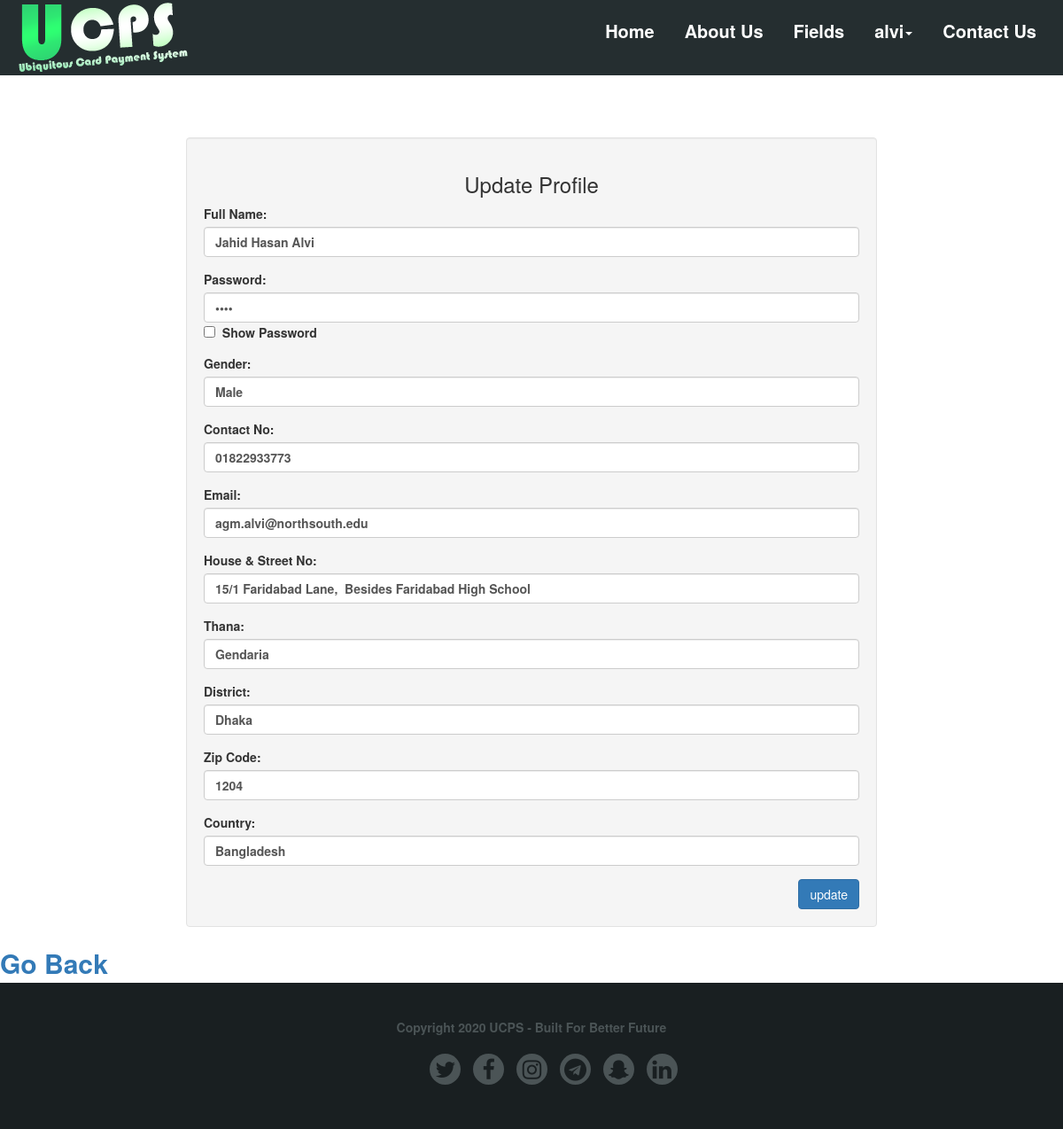
The app's page /Webpage/edit_profile.php (signed in), older data.
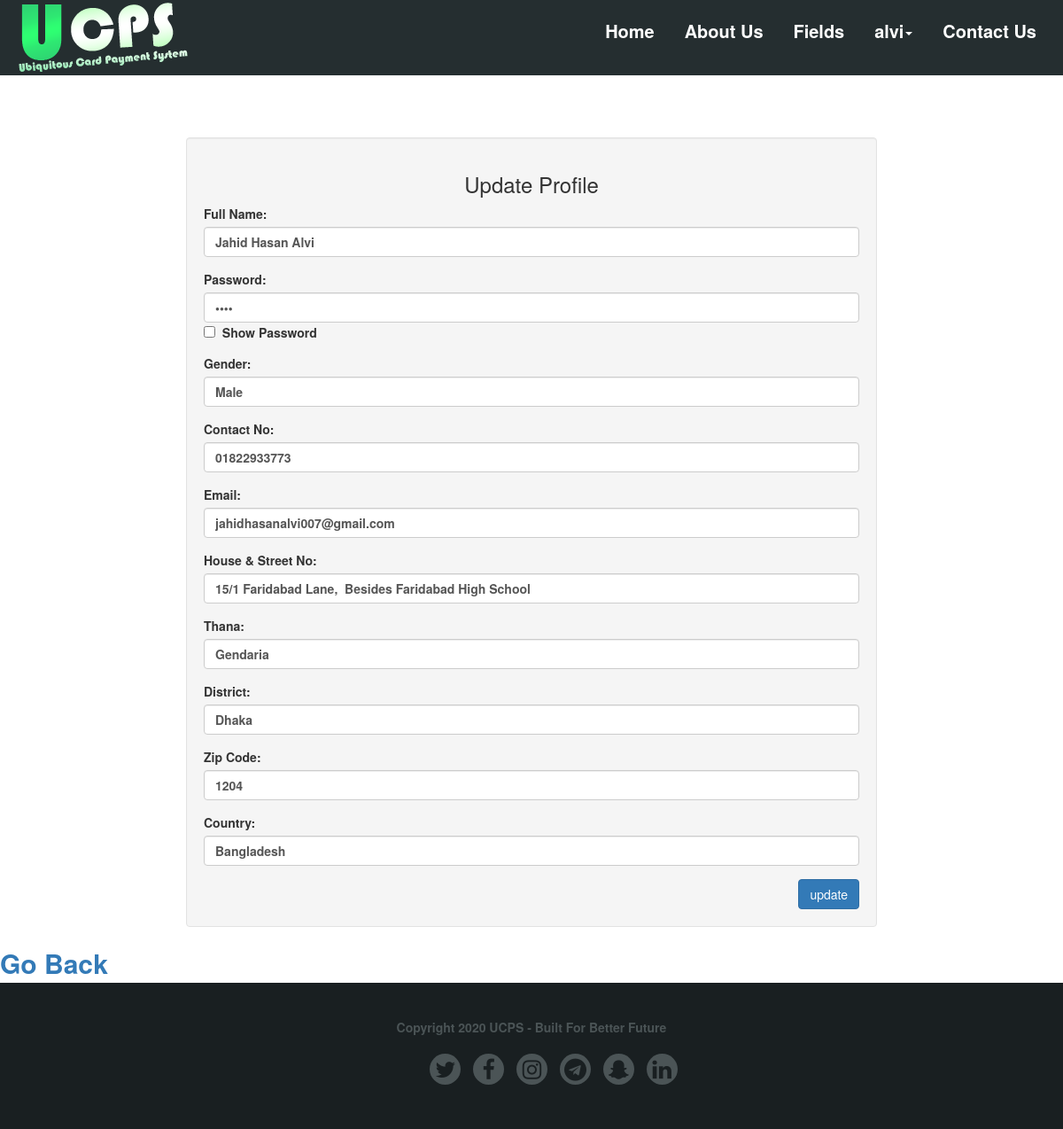
The same page, newer data.
### tables this page shows
CREATE TABLE `customers` (
  `u_sl` varchar(10) NOT NULL,
  `u_id` varchar(11) NOT NULL,
  `name` varchar(50) NOT NULL,
  `Balance` int(10) NOT NULL,
  `username` varchar(50) NOT NULL,
  `password` varchar(50) NOT NULL,
  `contact_no` varchar(15) NOT NULL,
  `email` varchar(30) NOT NULL,
  `gender` varchar(8) NOT NULL,
  `hNs_no` varchar(200) NOT NULL,
  `thana` varchar(20) NOT NULL,
  `district` varchar(20) NOT NULL,
  `zip_code` int(5) NOT NULL,
  `country` varchar(20) NOT NULL
);

### Webpage/edit_profile.php (the view, shortened to what this page needs)
<?php
require 'connection.php';
$username = $_SESSION["username"];
$search_user= "SELECT * FROM customers U where U.username = '".$username."' ";
$result_user = $conn->query($search_user);
if ($result_user->num_rows > 0) {
  while($row_user = $result_user->fetch_assoc()) {
    $password = $row_user['password'];
    $name = $row_user['name'];
    $gender = $row_user['gender'];
    $hNs_no = $row_user['hNs_no'];
    $thana = $row_user['thana'];
    $district = $row_user['district'];
    $zip_code = $row_user['zip_code'];
    $country = $row_user['country'];
    $contact_no = $row_user['contact_no'];
    $email = $row_user['email'];
  }
}
?>
<!DOCTYPE html>
<html lang="en">
<head>
    <link rel="stylesheet" href="https://maxcdn.bootstrapcdn.com/bootstrap/3.3.7/css/bootstrap.min.css">
    <link href="https://maxcdn.bootstrapcdn.com/font-awesome/4.7.0/css/font-awesome.min.css" rel="stylesheet">
    <link rel="stylesheet" href="css/profilePageStyle.css">
</head>
<body>
    <?php include 'Header.php'; ?>
    <div class="container" style="margin-top: 70px">
        <div class="row">
            <div class="col-xs-12 col-sm-2 col-md-2 col-lg-2"></div>
            <div class="col-xs-12 col-sm-8 col-md-8 col-lg-8 well">
                <center>
                    <h3>Update Profile</h3>
                </center>
                <form action="edit_profile.php" method="post">
                    <div class="form-group">
                        <label for="name">Full Name:</label>
                        <input type="text" class="form-control" id="name" placeholder="Update Fullname" name="name" value="<?php echo $name ?>" required>
                    </div>
                    <div class="form-group">
                        <label for="password">Password:</label>
                        <input type="password" class="form-control" id="password" placeholder="update password" name="password" value="<?php echo $password ?>" required>
                        <input type="checkbox" onclick="myFunction()"> &nbsp;Show Password
                    </div>
                    <div class="form-group">
                        <label for="Gender">Gender:</label>
                        <input type="text" class="form-control" id="name" placeholder="Update Gender (Male/Female)" name="gender" value="<?php echo $gender ?>" required>
                    </div>
                    <div class="form-group">
                        <label for="contact_no">Contact No:</label>
                        <input type="text" class="form-control" id="contact_no" placeholder="Update Contact No" name="contact_no" value="<?php echo $contact_no ?>" required>
                    </div>
                    <div class="form-group">
                        <label for="email">Email:</label>
                        <input type="text" class="form-control" id="email" placeholder="update email" name="email" value="<?php echo $email ?>" required>
                    </div>
                    <div class="form-group">
                        <label for="hNs_no">House & Street No:</label>
                        <input type="text" class="form-control" id="hNs_no" placeholder="Update House & Street No" name="hNs_no" value="<?php echo $hNs_no ?>" required>
                    </div>
                    <div class="form-group">
                        <label for="thana">Thana:</label>
                        <input type="text" class="form-control" id="thana" placeholder="Update Thana" name="thana" value="<?php echo $thana ?>" required>
                    </div>
                    <div class="form-group">
                        <label for="district">District:</label>
                        <input type="text" class="form-control" id="district" placeholder="Update District" name="district" value="<?php echo $district ?>" required>
                    </div>
                    <div class="form-group">
                        <label for="zip_code">Zip Code:</label>
                        <input type="text" class="form-control" id="zip_code" placeholder="Update Zip Code" name="zip_code" value="<?php echo $zip_code ?>" required>
                    </div>
                    <div class="form-group">
                        <label for="country">Country:</label>
                        <input type="text" class="form-control" id="country" placeholder="Update Country" name="country" value="<?php echo $country ?>" required>
                    </div>
                    <input type="submit" class="btn btn-primary pull-right" name="submit" value="update">
                </form>
            </div>
            <div class="col-xs-12 col-sm-2 col-md-2 col-lg-2"></div>
        </div>
    </div>
<a href="user_profile.php" style="font-size:30px">Go Back</a>
    <?php include 'Footer.php'; ?>
</body>
</html>

Row changes from the older to the newer data that the page shows:
changed customers "Jahid Hasan Alvi": email "agm.alvi@northsouth.edu" → "jahidhasanalvi007@gmail.com"
